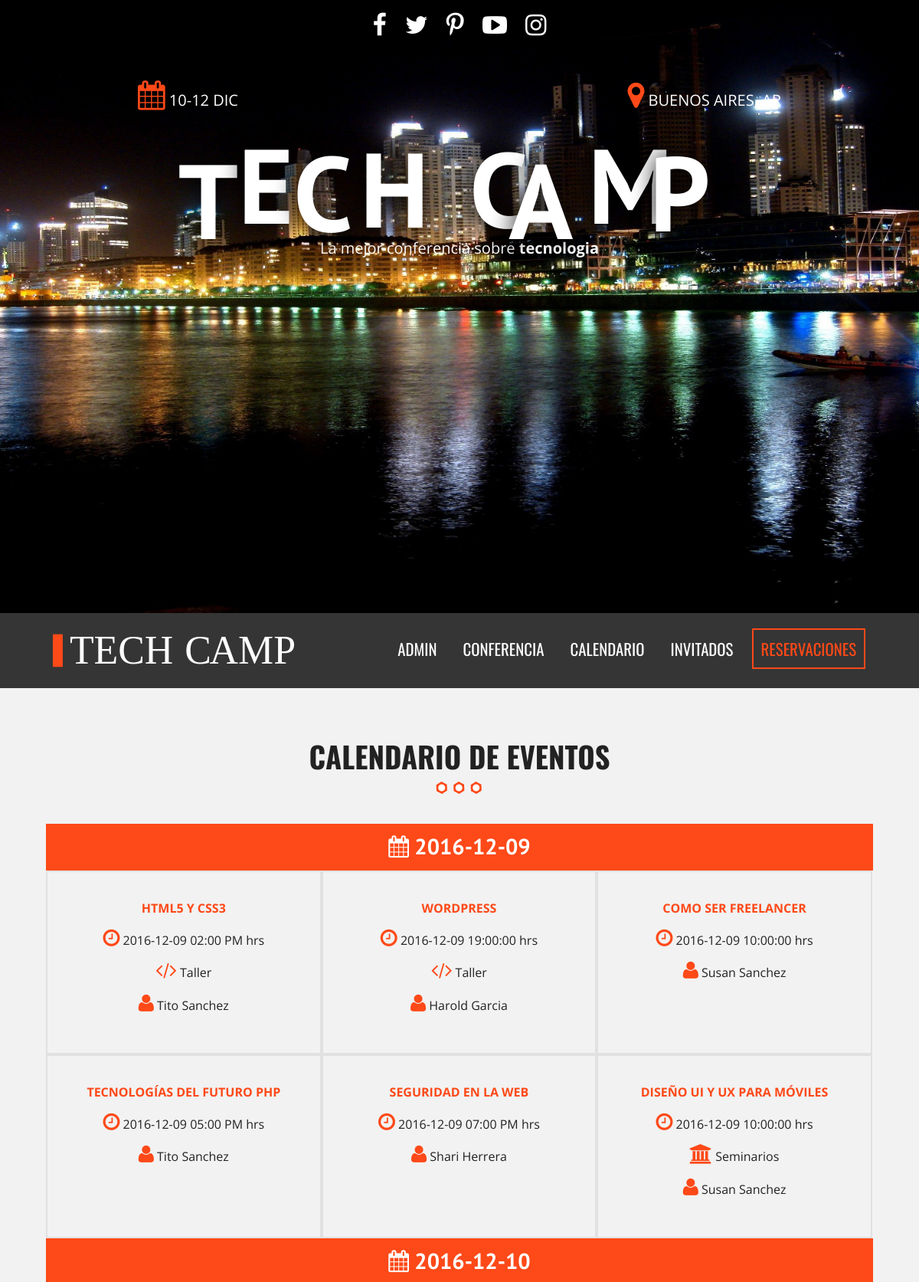
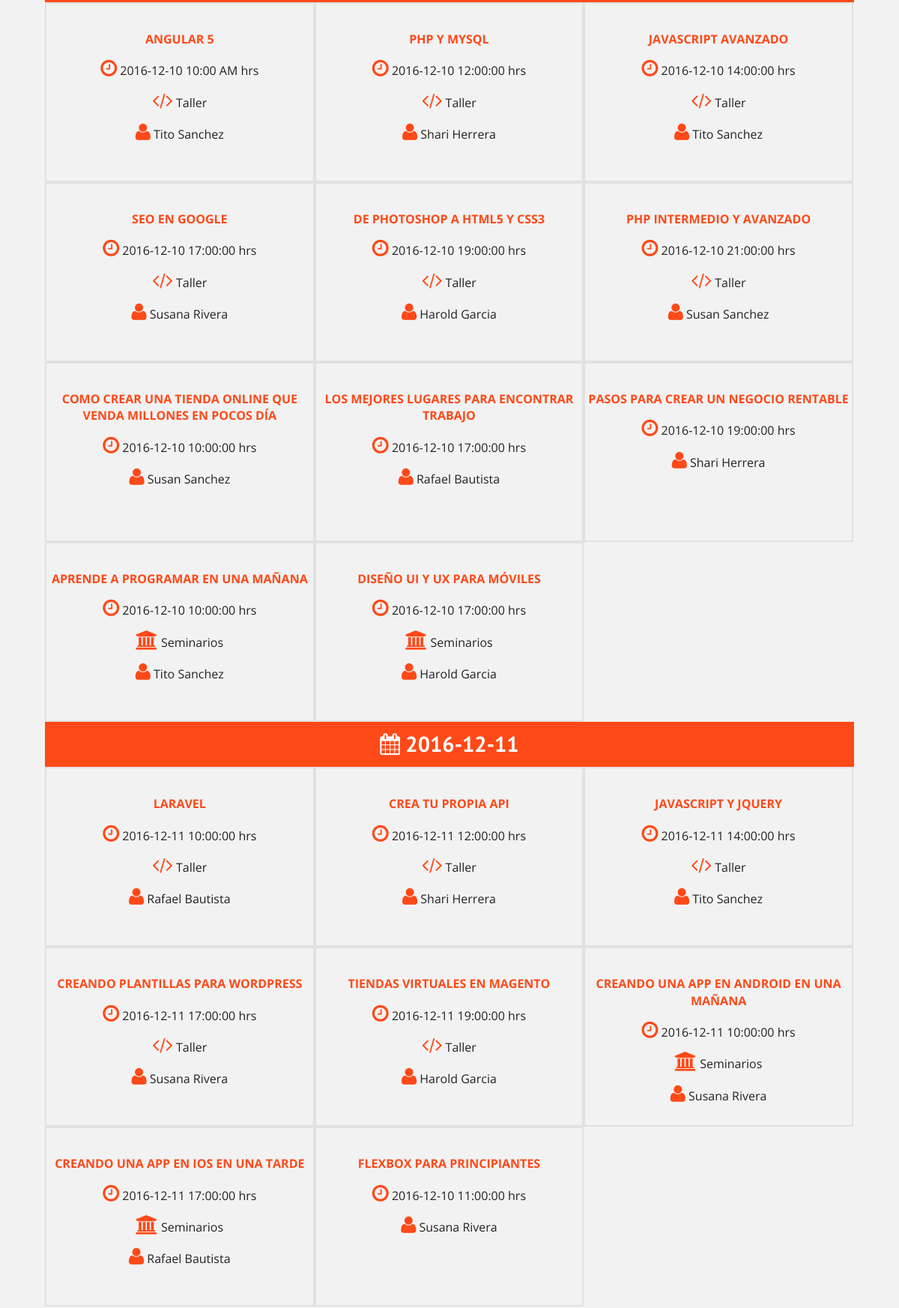
Screenshot of /calendario-sample.php (upper part) with the database file from the repository (2 pictures, top to bottom).
### tables this page shows
CREATE TABLE `eventos` (
  `evento_id` tinyint(10) NOT NULL AUTO_INCREMENT,
  `nombre_evento` varchar(60) NOT NULL,
  `fecha_evento` date NOT NULL,
  `hora_evento` varchar(10) NOT NULL,
  `id_cat_evento` tinyint(10) NOT NULL,
  `id_inv` tinyint(4) NOT NULL,
  `clave` varchar(10) NOT NULL,
  PRIMARY KEY (`evento_id`),
  KEY `id_cat_evento` (`id_cat_evento`),
  KEY `id_inv` (`id_inv`),
  CONSTRAINT `eventos_ibfk_1` FOREIGN KEY (`id_cat_evento`) REFERENCES `categoria_evento` (`id_categoria`),
  CONSTRAINT `eventos_ibfk_2` FOREIGN KEY (`id_inv`) REFERENCES `invitados` (`invitado_id`)
);

CREATE TABLE `invitados` (
  `invitado_id` tinyint(4) NOT NULL AUTO_INCREMENT,
  `nombre_invitado` varchar(30) NOT NULL,
  `apellido_invitado` varchar(30) NOT NULL,
  `descripcion` text NOT NULL,
  `url_imagen` varchar(50) NOT NULL,
  `editado` datetime NOT NULL,
  PRIMARY KEY (`invitado_id`)
);

### calendario-sample.php (the view, shortened to what this page needs)
<?php include_once 'includes/templates/header.php'; ?>
        <section class="seccion contenedor">
              <h2>Calendario de Eventos</h2>
              <?php
                  try {
                    require_once('includes/funciones/bd_conexion.php');
                     $sql = "SELECT evento_id, nombre_evento, fecha_evento, hora_evento, cat_evento, nombre_invitado, apellido_invitado ";
                     $sql .= "FROM eventos ";
                     $sql .= "INNER JOIN categoria_evento ";
                     $sql .= "ON eventos.id_cat_evento=categoria_evento.id_categoria ";
                     $sql .= "INNER JOIN invitados ";
                     $sql .= "ON eventos.id_inv=invitados.invitado_id ";
                     $sql .= "ORDER BY evento_id ";
                    $resultado = $conn->query($sql);
                  } catch (Exception $e) {
                    $error = $e->getMessage();
                  }
               ?>
            <div class="calendario">
            <?php while($eventos = $resultado->fetch_all(MYSQLI_ASSOC) ) {
              ?>
                  <?php foreach($eventos as $evento) {
                     $dias[] = $evento['fecha_evento'];
                  } ?>
                  <?php $dias = array_values(array_unique($dias)) ?>
                  <?php $contador = 0; ?>
                  <?php foreach($eventos as $evento): ?>
                         <?php $dia_actual = $evento['fecha_evento']; ?>
                         <?php if($dia_actual == $dias[$contador]): ?>
                               <h3>
                                     <i class="fa fa-calendar" aria-hidden="true"></i>
                                     <?php echo $evento['fecha_evento']; ?>
                               </h3>
                               <?php $contador++; ?>
                         <?php endif; ?>
                        <div class="dia">
                              <p class="titulo"><?php echo utf8_encode($evento['nombre_evento']); ?></p>
                              <p class="hora"><i class="fa fa-clock-o" aria-hidden="true"></i> <?php echo $evento['fecha_evento'] . " " . $evento['hora_evento'] . " hrs"; ?>
                             <p>
                                   <?php $categoria_evento = $evento['cat_evento']; ?>
                                   <?php
                                   switch ($categoria_evento) {
                                     case 'Talleres':
                                       echo '<i class="fa fa-code" aria-hidden="true"></i> Taller';
                                       break;
                                     case 'Seminario':
                                       echo '<i class="fa fa-university" aria-hidden="true"></i> Seminarios';
                                       break;
                                     default:
                                         echo "";
                                         break;
                                       }
                                    ?>
                             </p>
                             <p><i class="fa fa-user" aria-hidden="true"></i>
                                   <?php echo $evento['nombre_invitado'] . " " . $evento['apellido_invitado']; ?>
                             </p>
                        </div>
                  <?php endforeach; ?>
              </div>
             <?php } ?>
        </section>
    <?php include_once 'includes/templates/footer.php'; ?>

### css/main.css (style rules this page uses)
html { color: #222; font-size: 1em; line-height: 1.4; }
html { box-sizing: border-box; }
*,*:before,*:after { box-sizing: inherit; }
body { background-color: #f2f2f2; font-family: 'Open Sans', sans-serif; }
.contenedor { width: 98%; margin:0 auto; }
@media only screen and (min-width:480px) { .contenedor { width: 95%; } }
@media only screen and (min-width:768px) { .contenedor { width: 90%; } }
@media only screen and (min-width:992px) { .contenedor { width: 90%; max-width: 1100px; } }
.seccion { padding: 30px 0; }
.seccion p { font-size: 1.2em; text-align: center; }
h2 { font-family: 'Oswald', sans-serif; font-size: 2.4em; text-transform: uppercase; text-align: center; }
h2::after { content: ''; margin: 0 auto; background-image: url(../img/separador.png); height: 30px; width: 100px; display: block; }
h3 { font-size: 1.8em; color: #fe4918; font-family: 'PT Sans', sans-serif; margin: 0; }
div.calendario h3 { background-color: #fe4918; clear: both; color: white; text-align: center; padding: 10px 0; }
div.calendario::after { clear: both; display: block; content: ''; }
div.dia { width: 50%; float: left; border: 2px solid #e1e1e1; transition: all .3s ease; }
@media only screen and (min-width:768px) { div.dia { width: 33.3%; min-height: 240px; padding-top: 20px; } }
div.dia p.titulo { color: #fe4918; text-transform: uppercase; font-weight: bold; }
div.dia p { font-size: 1em; }
div.dia i { color: #fe4918; font-size: 1.6em; }

### rows the page displays
eventos: nombre_evento "FLEXBOX PARA PRINCIPIANTES", fecha_evento "2016-12-10", hora_evento "11:00:00", id_inv.nombre_invitado "Susana", id_inv.apellido_invitado "Rivera"
eventos: fecha_evento "2016-12-09", nombre_evento "HTML5 Y CSS3", hora_evento "02:00 PM", shows "Taller", id_inv.nombre_invitado "Tito", id_inv.apellido_invitado "Sanchez"
eventos: nombre_evento "WORDPRESS", fecha_evento "2016-12-09", hora_evento "19:00:00", shows "Taller", id_inv.nombre_invitado "Harold", id_inv.apellido_invitado "Garcia"
eventos: nombre_evento "COMO SER FREELANCER", fecha_evento "2016-12-09", hora_evento "10:00:00", id_inv.nombre_invitado "Susan", id_inv.apellido_invitado "Sanchez"
eventos: nombre_evento "TECNOLOGÍAS DEL FUTURO PHP", fecha_evento "2016-12-09", hora_evento "05:00 PM", id_inv.nombre_invitado "Tito", id_inv.apellido_invitado "Sanchez"
eventos: nombre_evento "SEGURIDAD EN LA WEB", fecha_evento "2016-12-09", hora_evento "07:00 PM", id_inv.nombre_invitado "Shari", id_inv.apellido_invitado "Herrera"
eventos: nombre_evento "DISEÑO UI Y UX PARA MÓVILES", fecha_evento "2016-12-09", hora_evento "10:00:00", shows "Seminarios", id_inv.nombre_invitado "Susan", id_inv.apellido_invitado "Sanchez"
eventos: fecha_evento "2016-12-10", nombre_evento "ANGULAR 5", hora_evento "10:00 AM", shows "Taller", id_inv.nombre_invitado "Tito", id_inv.apellido_invitado "Sanchez"
eventos: nombre_evento "PHP Y MYSQL", fecha_evento "2016-12-10", hora_evento "12:00:00", shows "Taller", id_inv.nombre_invitado "Shari", id_inv.apellido_invitado "Herrera"
eventos: nombre_evento "JAVASCRIPT AVANZADO", fecha_evento "2016-12-10", hora_evento "14:00:00", shows "Taller", id_inv.nombre_invitado "Tito", id_inv.apellido_invitado "Sanchez"
eventos: nombre_evento "SEO EN GOOGLE", fecha_evento "2016-12-10", hora_evento "17:00:00", shows "Taller", id_inv.nombre_invitado "Susana", id_inv.apellido_invitado "Rivera"
eventos: nombre_evento "DE PHOTOSHOP A HTML5 Y CSS3", fecha_evento "2016-12-10", hora_evento "19:00:00", shows "Taller", id_inv.nombre_invitado "Harold", id_inv.apellido_invitado "Garcia"
eventos: nombre_evento "PHP INTERMEDIO Y AVANZADO", fecha_evento "2016-12-10", hora_evento "21:00:00", shows "Taller", id_inv.nombre_invitado "Susan", id_inv.apellido_invitado "Sanchez"
eventos: nombre_evento "COMO CREAR UNA TIENDA ONLINE QUE VENDA MILLONES EN POCOS DÍA", fecha_evento "2016-12-10", hora_evento "10:00:00", id_inv.nombre_invitado "Susan", id_inv.apellido_invitado "Sanchez"
eventos: nombre_evento "LOS MEJORES LUGARES PARA ENCONTRAR TRABAJO", fecha_evento "2016-12-10", hora_evento "17:00:00", id_inv.nombre_invitado "Rafael", id_inv.apellido_invitado "Bautista"
eventos: nombre_evento "PASOS PARA CREAR UN NEGOCIO RENTABLE", fecha_evento "2016-12-10", hora_evento "19:00:00", id_inv.nombre_invitado "Shari", id_inv.apellido_invitado "Herrera"
eventos: nombre_evento "APRENDE A PROGRAMAR EN UNA MAÑANA", fecha_evento "2016-12-10", hora_evento "10:00:00", shows "Seminarios", id_inv.nombre_invitado "Tito", id_inv.apellido_invitado "Sanchez"
eventos: nombre_evento "DISEÑO UI Y UX PARA MÓVILES", fecha_evento "2016-12-10", hora_evento "17:00:00", shows "Seminarios", id_inv.nombre_invitado "Harold", id_inv.apellido_invitado "Garcia"
eventos: fecha_evento "2016-12-11", nombre_evento "LARAVEL", hora_evento "10:00:00", shows "Taller", id_inv.nombre_invitado "Rafael", id_inv.apellido_invitado "Bautista"
eventos: nombre_evento "CREA TU PROPIA API", fecha_evento "2016-12-11", hora_evento "12:00:00", shows "Taller", id_inv.nombre_invitado "Shari", id_inv.apellido_invitado "Herrera"
eventos: nombre_evento "JAVASCRIPT Y JQUERY", fecha_evento "2016-12-11", hora_evento "14:00:00", shows "Taller", id_inv.nombre_invitado "Tito", id_inv.apellido_invitado "Sanchez"
eventos: nombre_evento "CREANDO PLANTILLAS PARA WORDPRESS", fecha_evento "2016-12-11", hora_evento "17:00:00", shows "Taller", id_inv.nombre_invitado "Susana", id_inv.apellido_invitado "Rivera"
eventos: nombre_evento "TIENDAS VIRTUALES EN MAGENTO", fecha_evento "2016-12-11", hora_evento "19:00:00", shows "Taller", id_inv.nombre_invitado "Harold", id_inv.apellido_invitado "Garcia"
eventos: nombre_evento "CREANDO UNA APP EN ANDROID EN UNA MAÑANA", fecha_evento "2016-12-11", hora_evento "10:00:00", shows "Seminarios", id_inv.nombre_invitado "Susana", id_inv.apellido_invitado "Rivera"
eventos: nombre_evento "CREANDO UNA APP EN IOS EN UNA TARDE", fecha_evento "2016-12-11", hora_evento "17:00:00", shows "Seminarios", id_inv.nombre_invitado "Rafael", id_inv.apellido_invitado "Bautista"
